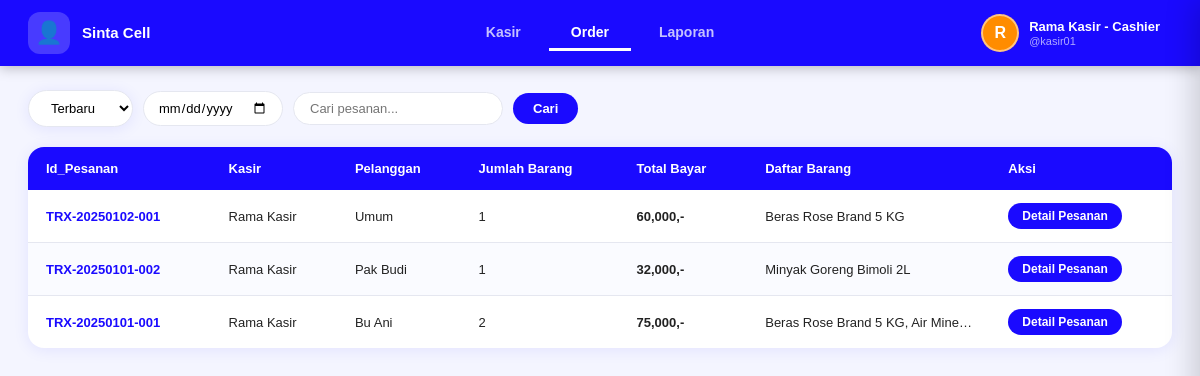
Screenshot of /frontend/pages/order.php (signed in) with the database file from the repository.
### tables this page shows
CREATE TABLE IF NOT EXISTS transaksi_penjualan (
    id INT AUTO_INCREMENT PRIMARY KEY,
    no_transaksi VARCHAR(30) NOT NULL UNIQUE,
    kasir_id INT NOT NULL,
    nama_pembeli VARCHAR(100),
    tanggal DATETIME NOT NULL DEFAULT CURRENT_TIMESTAMP,
    subtotal DECIMAL(15,2) NOT NULL DEFAULT 0,
    diskon DECIMAL(15,2) DEFAULT 0,
    total DECIMAL(15,2) NOT NULL DEFAULT 0,
    bayar DECIMAL(15,2) DEFAULT 0,
    kembalian DECIMAL(15,2) DEFAULT 0,
    metode_bayar ENUM('tunai','transfer','qris') DEFAULT 'tunai',
    status ENUM('selesai','batal') DEFAULT 'selesai',
    created_at TIMESTAMP DEFAULT CURRENT_TIMESTAMP,
    FOREIGN KEY (kasir_id) REFERENCES users(id)
);

CREATE TABLE IF NOT EXISTS users (
    id INT AUTO_INCREMENT PRIMARY KEY,
    username VARCHAR(50) NOT NULL UNIQUE,
    password VARCHAR(255) NOT NULL,
    nama VARCHAR(100) NOT NULL,
    email VARCHAR(100),
    telepon VARCHAR(20),
    alamat TEXT,
    jabatan ENUM('pemilik','kasir','pengelola_stok') NOT NULL,
    id_pegawai VARCHAR(20),
    foto VARCHAR(255),
    created_at TIMESTAMP DEFAULT CURRENT_TIMESTAMP,
    updated_at TIMESTAMP DEFAULT CURRENT_TIMESTAMP ON UPDATE CURRENT_TIMESTAMP
);

### backend/config.php (called while the page is built, shortened)
<?php
function sanitize($conn, $data) {
    return $conn->real_escape_string(trim($data));
}
?>

### frontend/pages/order.php (the view, shortened to what this page needs)
<?php
require_once __DIR__ . '/../../backend/config.php';
$userId  = (int)$_SESSION['user_id'];
$jabatan = $_SESSION['jabatan'];
$search  = sanitize($conn, $_GET['q'] ?? '');
$tanggal = sanitize($conn, $_GET['tanggal'] ?? '');
$urutan  = sanitize($conn, $_GET['urut'] ?? 'terbaru');
$whereUser = $jabatan === 'kasir' ? "AND t.kasir_id=$userId" : "";
$where = "1=1 $whereUser";
$orderBy = $urutan === 'terlama' ? 't.tanggal ASC' : 't.tanggal DESC';
$list = $conn->query("SELECT t.*, u.nama kasir_nama,
    (SELECT COUNT(*) FROM detail_transaksi WHERE transaksi_id=t.id) jml_barang,
    (SELECT GROUP_CONCAT(nama_barang SEPARATOR ', ') FROM detail_transaksi WHERE transaksi_id=t.id) daftar_barang
    FROM transaksi_penjualan t JOIN users u ON t.kasir_id=u.id
    WHERE $where ORDER BY $orderBy LIMIT 100");
include 'kasir_header.php';
?>
<div class="order-page">
    <div class="order-filter-row">
        <form method="GET" style="display:flex;gap:10px;align-items:center;flex:1;">
            <select name="urut" class="filter-select-btn" onchange="this.form.submit()">
                <option value="terbaru" <?= $urutan==='terbaru'?'selected':'' ?>>Terbaru</option>
            </select>
            <input type="date" name="tanggal" value="<?= htmlspecialchars($tanggal) ?>"
                   style="padding:8px 14px;border:1.5px solid var(--border);border-radius:20px;font-size:13px;font-family:Arial,sans-serif;"
                   onchange="this.form.submit()">
            <input type="text" name="q" value="<?= htmlspecialchars($search) ?>"
                   placeholder="Cari pesanan..."
                   style="padding:8px 16px;border:1.5px solid var(--border);border-radius:20px;font-size:13px;font-family:Arial,sans-serif;outline:none;">
            <button type="submit" style="padding:8px 20px;background:var(--blue);color:white;border:none;border-radius:20px;font-size:13px;font-weight:700;cursor:pointer;">Cari</button>
        </form>
    </div>
    <div class="order-table-wrap">
        <table class="order-table">
            <thead>
                <tr>
                    <th>Id_Pesanan</th>
                    <th>Kasir</th>
                    <th>Pelanggan</th>
                    <th>Jumlah Barang</th>
                    <th>Total Bayar</th>
                    <th>Daftar Barang</th>
                    <th>Aksi</th>
                </tr>
            </thead>
            <tbody>
            <?php
            $rows = [];
            while($r = $list->fetch_assoc()) $rows[] = $r;
            if (empty($rows)):
            ?>
            <tr><td colspan="7" style="text-align:center;padding:40px;color:var(--gray);">Belum ada data pesanan</td></tr>
            <?php else: foreach($rows as $r): ?>
            <tr>
                <td class="fw-bold text-blue"><?= htmlspecialchars($r['no_transaksi']) ?></td>
                <td><?= htmlspecialchars($r['kasir_nama']) ?></td>
                <td><?= htmlspecialchars($r['nama_pembeli'] ?: 'Umum') ?></td>
                <td><?= $r['jml_barang'] ?></td>
                <td class="fw-bold"><?= number_format($r['total']) ?>,-</td>
                <td style="max-width:200px;white-space:nowrap;overflow:hidden;text-overflow:ellipsis;"><?= htmlspecialchars(substr($r['daftar_barang'] ?? '-', 0, 40)) ?></td>
                <td>
                    <button class="detail-btn" onclick="lihatDetail(<?= $r['id'] ?>)">Detail Pesanan</button>
                </td>
            </tr>
            <?php endforeach; endif; ?>
            </tbody>
        </table>
    </div>
</div>
<?php include 'kasir_footer.php'; ?>

### frontend/css/kasir.css (style rules this page uses)
* { margin:0; padding:0; box-sizing:border-box; }
:root { --blue: #1a0aff; --blue2: #3d2bff; --white: #ffffff; --gray-bg: #f4f5ff; --gray-lt: #f0f1f8; --gray: #888; --border: #e5e7f0; --danger: #dc3545; --success: #28a745; --shadow: 0 2px 16px rgba(26,10,255,.08); }
body { font-family: Arial, sans-serif; background: var(--gray-bg); color: #222; font-size:14px; }
.order-page { padding:24px 28px; }
.order-filter-row { display:flex; gap:10px; align-items:center; margin-bottom:20px; }
.filter-select-btn { background:white; border:1.5px solid var(--border); border-radius:20px; padding:9px 18px; display:flex; align-items:center; gap:8px; font-size:13px; cursor:pointer; box-shadow:var(--shadow); font-family:Arial,sans-serif; }
.order-table-wrap { background:white; border-radius:16px; box-shadow:var(--shadow); overflow:hidden; }
.order-table { width:100%; border-collapse:collapse; }
.order-table thead tr { background:#1a0aff; }
.order-table th { padding:14px 18px; color:white; text-align:left; font-size:13px; font-weight:700; }
.order-table td { padding:13px 18px; font-size:13px; border-bottom:1px solid var(--border); }
.order-table tr:last-child td { border-bottom:none; }
.order-table tr:nth-child(even) td { background:#fafbff; }
.detail-btn { background:var(--blue); color:white; border:none; padding:6px 14px; border-radius:20px; font-size:12px; font-weight:700; cursor:pointer; transition:all .2s; }
.fw-bold { font-weight:700; }
.text-blue { color:var(--blue); }

### rows the page displays
transaksi_penjualan: no_transaksi "TRX-20250102-001", kasir.nama "Rama Kasir", nama_pembeli "Umum", jml_barang "1", total "60,000", daftar_barang "Beras Rose Brand 5 KG"
transaksi_penjualan: no_transaksi "TRX-20250101-002", kasir.nama "Rama Kasir", nama_pembeli "Pak Budi", jml_barang "1", total "32,000", daftar_barang "Minyak Goreng Bimoli 2L"
transaksi_penjualan: no_transaksi "TRX-20250101-001", kasir.nama "Rama Kasir", nama_pembeli "Bu Ani", jml_barang "2", total "75,000", daftar_barang "Beras Rose Brand 5 KG, Air Mine…"

### other values shown
substr($user['nama'],0,1) "R"
$user['nama'] "Rama Kasir"
$jabatanLabel[$user['jabatan']] "Cashier"
$user['username'] "kasir01"
